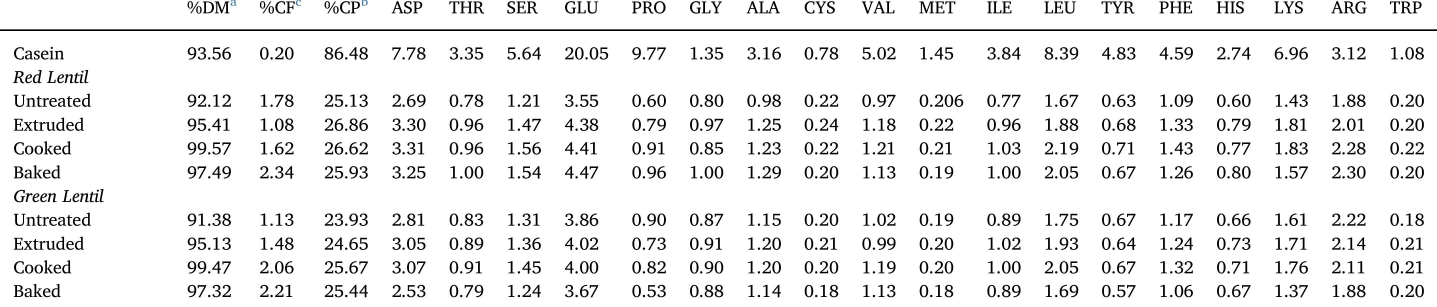
#> input picture table_images/page_2_T_1.jpg, 4309 x 919 px (shown at 1/3 size)
$ python -i image_processor.py   (imports and definitions only)
#> lines starting #> are read from the running program, lines starting #| are printed output that depends on the picture
from torchvision import transforms
from PIL import Image
import cv2
import numpy as np


class ImageProcessor:
    """
    A class for processing images for AI/ML tasks.

    Note:
        - All image inputs to methods in this class should be PIL images unless stated otherwise.
        - The `imge_extender` method is an exception and expects an OpenCV (NumPy array) image.
        _ you may still pass PIL image to image_exgender

    Attributes:
        max_size (int): Maximum size for resizing images.
        device (str): Device to run tensor operations (e.g., 'cpu' or 'cuda').
    """

    def __init__(self, max_size=1000, device='cpu'):
        self.max_size = max_size
        self.device = device

    # [137 lines left out: functions resize, model_input, objects_to_crops, image_extender, dilation, not called in this run]

    @staticmethod
    def ocr_resize(image, resize_float=0.4):

        img = ImageProcessor._check_image_type(image)

        new_size = (int(img.shape[1] * resize_float), int(img.shape[0] * resize_float))
        """Resize the image. This one is for OCR"""
        resized_img = cv2.resize(img, new_size, interpolation=cv2.INTER_AREA)
        return resized_img


    @staticmethod
    def _check_image_type(image):
        """ checks the image type (PIL or cv2 and produces a grayscale image)"""
        if isinstance(image, Image.Image):  # If it's a PIL image
            image = np.array(image)  # Convert to NumPy array

        # Now, 'image' is always a NumPy array
        if image.ndim == 3:  # Color image (RGB/BGR)
            return cv2.cvtColor(image, cv2.COLOR_RGB2GRAY) if image.shape[-1] == 3 else image
        return image


    # [35 lines left out: function ensure_300dpi, not called in this run]


>>> import cv2
>>> picture = cv2.cvtColor(cv2.imread('table_images/page_2_T_1.jpg'), cv2.COLOR_BGR2RGB)
>>> result = ImageProcessor().ocr_resize(picture)
#> in ocr_resize, `resized_img = cv2.resize(img, new_size, interpolation=cv2.INTER_AREA)`:
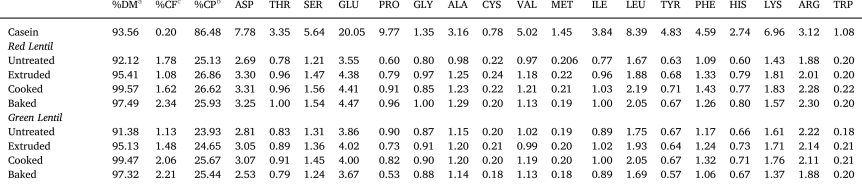
#> resized_img: shape (367, 1723) (shown at 1/2 size); min 0, max 255, mean 236.7

$ run again, on table_images/page_3_T_1.jpg
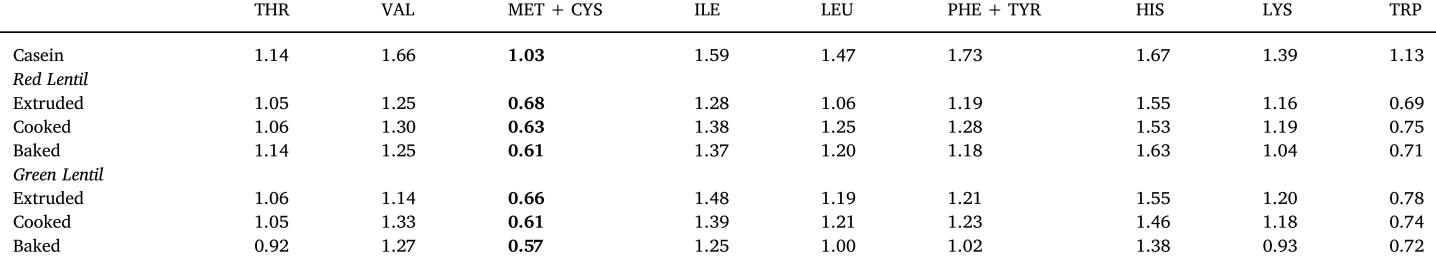
#> input picture table_images/page_3_T_1.jpg, 4306 x 775 px (shown at 1/3 size)
#> picture is the input picture: shape (775, 4306, 3); min 0, max 255, mean 245.7
#> in ocr_resize, `resized_img = cv2.resize(img, new_size, interpolation=cv2.INTER_AREA)`:
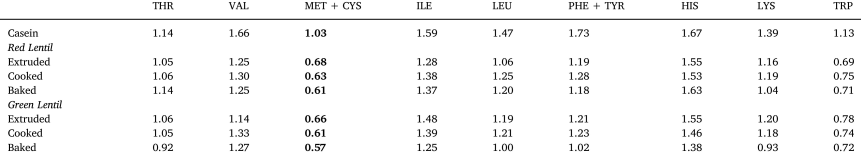
#> resized_img: shape (310, 1722) (shown at 1/2 size); min 0, max 255, mean 245.7

$ run again, on table_images/page_3_T_2.jpg
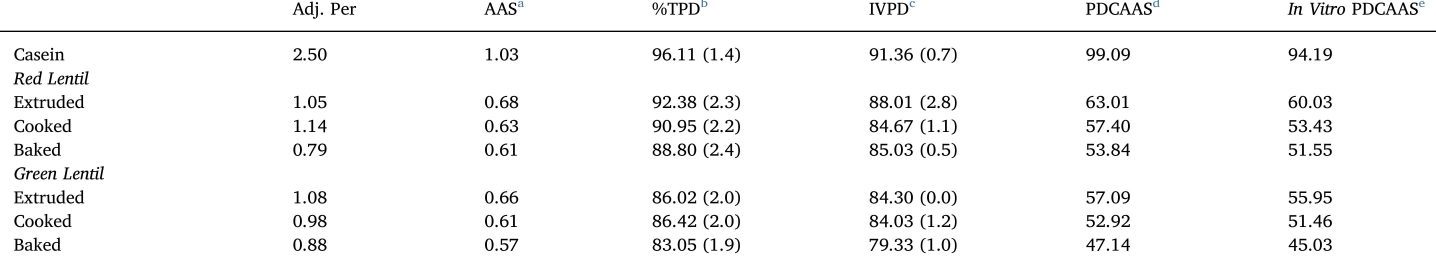
#> input picture table_images/page_3_T_2.jpg, 4306 x 780 px (shown at 1/3 size)
#> in ocr_resize, `resized_img = cv2.resize(img, new_size, interpolation=cv2.INTER_AREA)`:
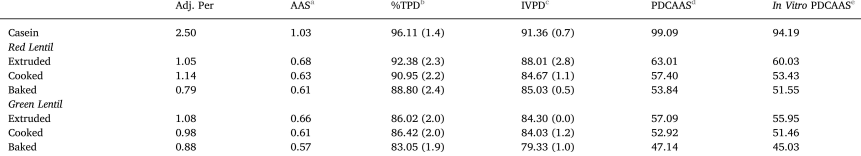
#> resized_img: shape (312, 1722) (shown at 1/2 size); min 0, max 255, mean 245.6

$ run again, on table_images/page_4_T_1.jpg
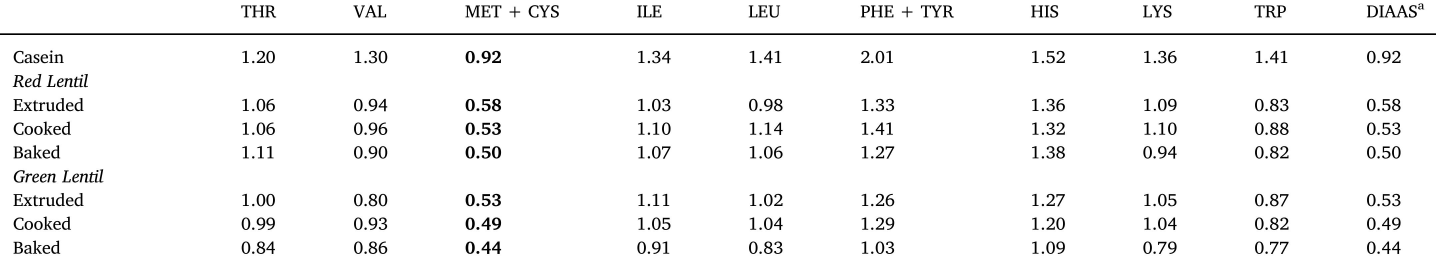
#> input picture table_images/page_4_T_1.jpg, 4307 x 783 px (shown at 1/3 size)
#> picture is the input picture: shape (783, 4307, 3); min 0, max 255, mean 244.8
#> in ocr_resize, `resized_img = cv2.resize(img, new_size, interpolation=cv2.INTER_AREA)`:
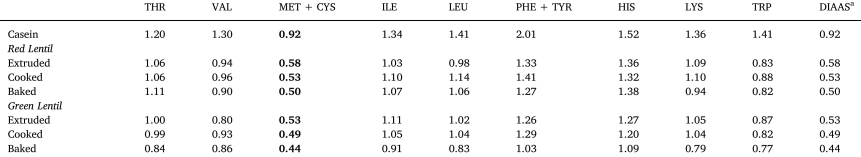
#> resized_img: shape (313, 1722) (shown at 1/2 size); min 0, max 255, mean 244.8
